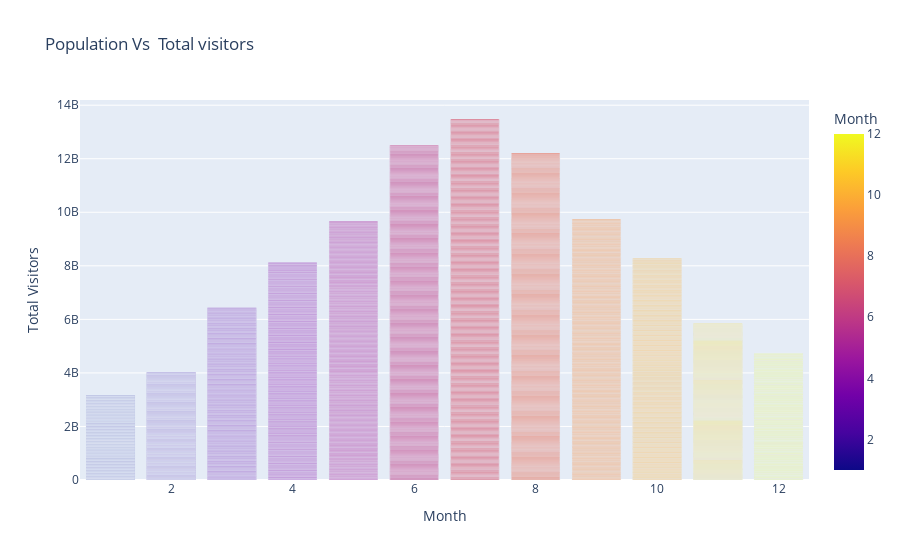

The code cell stored with this chart in its notebook:
### Code cell
fig = px.bar(df, x="Month", y="Total Visitors", color="Month",
                  hover_data=['State Code'], title='Population Vs  Total visitors')
fig.show()
# Save the Image
fig.write_image("./PNG/Population Vs  Total visitors.png")

### Figure 1 — Plotly figure (JSON) as saved in the notebook; plotly's stock layout.template omitted (floating-point values rounded to 4 significant figures; data arrays with more than 128 entries replaced by an {"elided": "..."} marker saying what was removed)
{"data": [{"alignmentgroup": "True", "customdata": {"elided": "3732x1 str values"}, "hoverlabel": {"namelength": 0}, "hovertemplate": "Month=%{marker.color}<br>Total Visitors=%{y}<br>State Code=%{customdata[0]}", "legendgroup": "", "marker": {"color": {"elided": "3732 int values"}, "coloraxis": "coloraxis"}, "name": "", "offsetgroup": "", "orientation": "v", "showlegend": false, "textposition": "auto", "type": "bar", "x": {"elided": "3732 int values"}, "xaxis": "x", "y": {"elided": "3732 int values"}, "yaxis": "y"}], "layout": {"barmode": "relative", "coloraxis": {"colorbar": {"title": {"text": "Month"}}, "colorscale": [[0, "#0d0887"], [0.1111, "#46039f"], [0.2222, "#7201a8"], [0.3333, "#9c179e"], [0.4444, "#bd3786"], [0.5556, "#d8576b"], [0.6667, "#ed7953"], [0.7778, "#fb9f3a"], [0.8889, "#fdca26"], [1, "#f0f921"]]}, "legend": {"tracegroupgap": 0}, "title": {"text": "Population Vs  Total visitors"}, "xaxis": {"anchor": "y", "domain": [0, 1], "title": {"text": "Month"}}, "yaxis": {"anchor": "x", "domain": [0, 1], "title": {"text": "Total Visitors"}}}}
